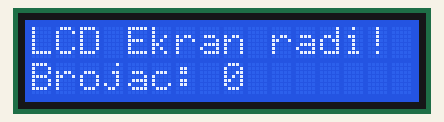
Simulated run of this sketch. Board: Arduino Uno, built with avr-gcc and run on an emulated ATmega328P. Parts: 16×2 character LCD.

Above: at 0.1 s.
At 4.2 s:
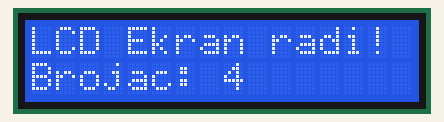
At 9.2 s:
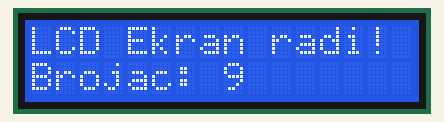
At 19.4 s:
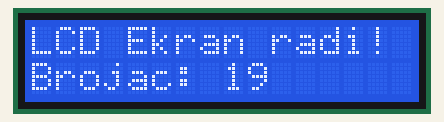
At 28.5 s:
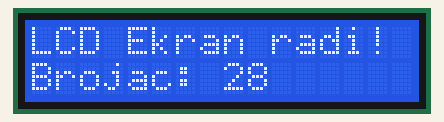
At 38.6 s:
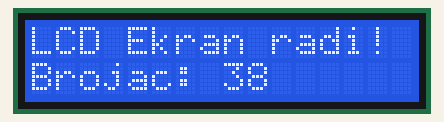

The sketch:

LCDekran.ino
```cpp
/******************************************************************************
 *
 * PROJEKT: DEMONSTRACIJA RADA LCD EKRANA
 *
 * @file        LCD_Demo_Mega.ino
 * @brief       Edukativni kod za Arduino Mega pločicu.
 *
 * @description
 * Ovaj program služi isključivo za demonstraciju rada 16x2 LCD ekrana
 * spojenog preko I2C sučelja. Program će ispisati pozdravnu poruku
 * u prvom redu, te brojač koji se povećava svake sekunde u drugom redu.
 *
 * SVE UPUTE ZA RAD NALAZE SE U OVOM KODU KAO KOMENTARI.
 *
 ******************************************************************************
 *
 * UPUTE ZA UČENIKE - KAKO POKRENUTI PROJEKT (Četiri koraka)
 *
 ******************************************************************************
 *
 * KORAK 1: POTREBNE KOMPONENTE
 * 1. Arduino Mega 2560 pločica
 * 2. 16x2 LCD ekran s I2C modulom na poleđini
 * 3. Spojne žice (4 komada)
 *
 ******************************************************************************
 *
 * KORAK 2: SPAJANJE ŽICA
 *
 * Spajanje I2C LCD ekrana na Arduino Mega pločicu je jednostavno.
 *
 * VAŽNO: Na Arduino Mega ploči, I2C pinovi su pin 20 (SDA) i 21 (SCL).
 * Ovo je drugačije nego na Arduino Uno/Nano pločicama!
 *
 * Shema spajanja:
 * +----------------+--------------------+
 * | PIN NA LCD-u   | ARDUINO MEGA PIN   |
 * +----------------+--------------------+
 * | VCC (ili 5V)   | 5V                 |
 * | GND            | GND                |
 * | SDA            | 20                 |
 * | SCL            | 21                 |
 * +----------------+--------------------+
 *
 ******************************************************************************
 *
 * KORAK 3: INSTALACIJA BIBLIOTEKE
 *
 * Da bi Arduino znao "razgovarati" s ekranom, treba nam biblioteka.
 *
 * 1. Otvorite Arduino IDE.
 * 2. Idite na: Sketch > Include Library > Manage Libraries...
 * 3. U tražilicu upišite "LiquidCrystal I2C".
 * 4. Pronađite biblioteku od autora "Frank de Brabander" i instalirajte je.
 *
 ******************************************************************************
 *
 * KORAK 4: PRONALAZAK I UČITAVANJE KODA
 *
 * 1. Prije učitavanja ovog koda, morate saznati I2C adresu vašeg ekrana.
 * Koristite "I2C Scanner" kod da je pronađete (najčešće je 0x27 ili 0x3F).
 * 2. U redu ispod, pronađite liniju "LiquidCrystal_I2C lcd(0x27, 16, 2);"
 * 3. ZAMIJENITE 0x27 s adresom koju ste saznali.
 * 4. Učitajte ovaj kod na vašu Arduino Mega pločicu.
 *
 ******************************************************************************/


// ------- POČETAK KODA -------

// UKLJUČIVANJE POTREBNIH BIBLIOTEKA
#include <Wire.h>                      // Uključujemo biblioteku za I2C komunikaciju.
#include <LiquidCrystal_I2C.h>         // Uključujemo biblioteku za upravljanje LCD-om preko I2C.

// STVARANJE OBJEKTA ZA LCD EKRAN
// Ovdje "stvaramo" naš ekran u kodu i dajemo mu važne informacije:
// 1. parametar: I2C adresa ekrana (saznajemo je pomoću I2C skenera).
// 2. parametar: Broj stupaca (karaktera) u jednom redu (za ovaj ekran to je 16).
// 3. parametar: Broj redaka (za ovaj ekran to je 2).
//
// !!! VAŽNO: Ovdje promijenite 0x27 u adresu vašeg LCD ekrana !!!
//
LiquidCrystal_I2C lcd(0x27, 16, 2);

// Varijabla koju ćemo koristiti kao brojač.
// Deklariramo je izvan funkcija kako bi bila dostupna svugdje u kodu.
int brojac = 0;

// SETUP FUNKCIJA - Ovaj dio koda se izvršava samo jednom, na početku.
void setup() {
    // INICIJALIZACIJA EKRANA
    // Ovom naredbom pokrećemo komunikaciju s ekranom.
    lcd.init();

    // UKLJUČIVANJE POZADINSKOG OSVJETLJENJA
    // Bez ove naredbe, ekran bi radio, ali ne bismo ništa vidjeli na njemu.
    lcd.backlight();

    // ISPISIVANJE POČETNE PORUKE
    // Prije ispisa, moramo reći gdje na ekranu želimo pisati.
    // Koristimo naredbu lcd.setCursor(stupac, redak).
    // VAŽNO: Računalo broji od 0!
    // Prvi red je redak 0, drugi red je redak 1.
    // Prvi stupac je stupac 0, drugi stupac je stupac 1, itd.

    // Postavljamo kursor na početak prvog reda (stupac 0, redak 0).
    lcd.setCursor(0, 0);

    // Ispisujemo tekst na trenutnoj poziciji kursora.
    lcd.print("LCD Ekran radi!");
}


// LOOP FUNKCIJA - Ovaj dio koda se ponavlja u krug, beskonačno.
void loop() {
    // Postavljamo kursor na početak drugog reda (stupac 0, redak 1).
    lcd.setCursor(0, 1);

    // Ispisujemo tekst "Brojac: " i odmah nakon toga vrijednost naše varijable 'brojac'.
    lcd.print("Brojac: ");
    lcd.print(brojac);

    // Dodajemo mali trik: ispisujemo nekoliko razmaka nakon broja.
    // Ovo je korisno da "obrišemo" stare znamenke ako se broj smanji.
    // Npr. kada brojač pređe s 10 na 9, bez ovoga bi ostao "90" na ekranu.
    lcd.print("   ");

    // Povećavamo vrijednost brojača za 1 za sljedeći krug petlje.
    brojac++;

    // PAUZA
    // Čekamo 1000 milisekundi (1 sekundu) prije nego što `loop` funkcija krene ispočetka.
    delay(1000);
}
```

Measured:
- what the display in image 1 shows lasts 1.1 s, from 4.1 s to 5.2 s
